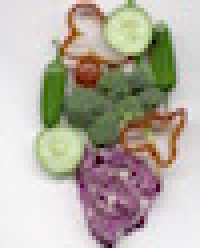
#> input picture HW3 Mean Shift/veggies_small.jpg, 50 x 62 px (shown 4 times larger)
$ jupyter execute homework3.ipynb   (shell and % lines are left out)
#> lines starting #> are read from the running program, lines starting #| are printed output that depends on the picture
## Homework 3: Mean Shift

**Due date:** November 12th 2019

The goal of the assignment is to implement the mean shift algorithm and use it for image segmentation. You should return the completed notebook, including answers and illustrations.

**Part 1: mean shift on synthetic data**

* Generate a synthetic dataset of 100 2D points, containing 60 points sampled from a Gaussian distribution of unit covariance centered in (0,0) and 40 points sampled from a Gaussian with unit covariance centered in (4,4). Visualize your data.
* Implement a function that computes $G(x) = g(\|x\|^2/h^2)$ where $x \in \mathbb R^d$, $h$ is a bandwidth parameter and $g$ is the negative derivative of the Gaussian kernel or of the Epanechnikov kernel (see eq. 5.36 in Szeliski).  Plot $G(x)$ for $d=1$.
* Implement a function `MS_step` that takes as input a starting point `x`, a set of data points `data`, and a bandwidth `h` and returns the updated position of the point `x` after one step of the mean-shift algorithm.
* Implement the function `MS_point` which iterates `MS_step` until convergence (i.e., when the estimate changes by less than a small constant). Test it on your synthetic data and visualize the results.
* Implement the full mean shift algorithm by iterating `MS_point` on all the points, and merging modes for which distance is less than some constant. It should return a list of the modes and a label (corresponding to a mode) for each point. Visualize your results.
* Modify the previous code by allowing for a "bandwidth vector" $h \in \mathbb R^d$ that defines a different scale for each dimension of the input (this is because for segmentation we will use a different bandwidth for space and color). Note that you should also modify the convergence and merging conditions to consider this non-isotropic scaling.
* Experiment with your code by changing the data distribution, the kernel, and and bandwidth vector.

**Part 2: mean shift for image segmentation**

* For image segmentation, we will use the "Lab" color space because it approximates the way humans perceive color better than RGB. Load the image `veggies_small.jpg`, and convert it to the Lab colorspace using the command `rgb2lab`. What is the range of the colorvalues in Lab?
* Convert the (N,M,3) image into an (NM,5) matrix incuding color and position information for each point (tip: use the `np.meshgrid` function). What do you think might be a good choice for a bandwidth vector $h$?
* Use your mean shift code from the previous section to compute a meaningful segmentation of the image. Visualize the results as an image by replacing the color values of the pixels associated with each mode by the color of the mode. You can also try our algorithm on other (small) images.

## Part 1

[cell 1]
import numpy as np
import matplotlib.pyplot as plt
from skimage.color import rgb2lab,lab2rgb

[cell 2]
data = np.vstack((np.random.multivariate_normal(mean=[0,0], cov=np.eye(2), size=60), \
              np.random.multivariate_normal(mean=[4,4], cov=np.eye(2), size=40)))

[cell 3]
plt.scatter(data[:, 0], data[:, 1])
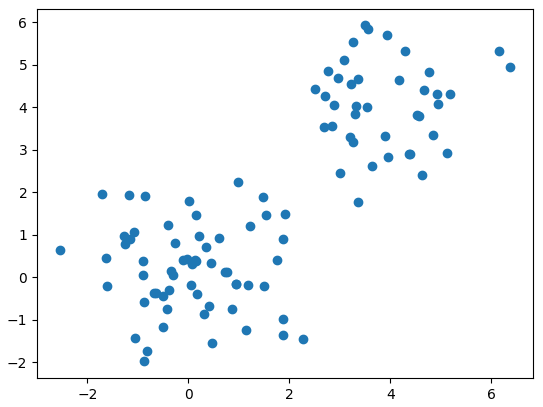
#> figure drawn by matplotlib, 1 panel

$K(t) = e^{\frac{-t}{2}}, K'(x) = -e^{\frac{t}{2}}/2$

[cell 4]
def G(x, h):
    if x.ndim == 1: # d=1
        return np.exp((-(x/h)**2)/2) / 2
    if x.ndim == 2: # d=2
        return np.exp((-np.linalg.norm(x/h, axis=1)**2)/2) / 2

[cell 5]
def MS_step(x, data, h, kernel):
    return (data*kernel(x-data, h).reshape(-1, 1)).sum(0) / kernel(x-data, h).sum(0)

[cell 6]
def MS_point(x, data, h, kernel, tol=1e-3):
#> called with x = array of shape (2,), data = array of shape (100, 2), h = 2, tol = 1e-06
    error = np.infty
    while error > tol:
        prev = x.copy()
        x = MS_step(x, data, h, kernel)
        error = np.linalg.norm(x-prev)
    return x

[cell 7]
start = data[1]
end = MS_point(start, data, h=2, kernel=G, tol=1e-6)

[cell 8]
plt.figure(figsize=(10, 10))
plt.scatter(data[:, 0], data[:, 1])
plt.scatter(*start, label="start")
plt.scatter(*end, label="end")
plt.annotate(text='', xy=start, xytext=end, arrowprops=dict(arrowstyle='<-'))
plt.legend()
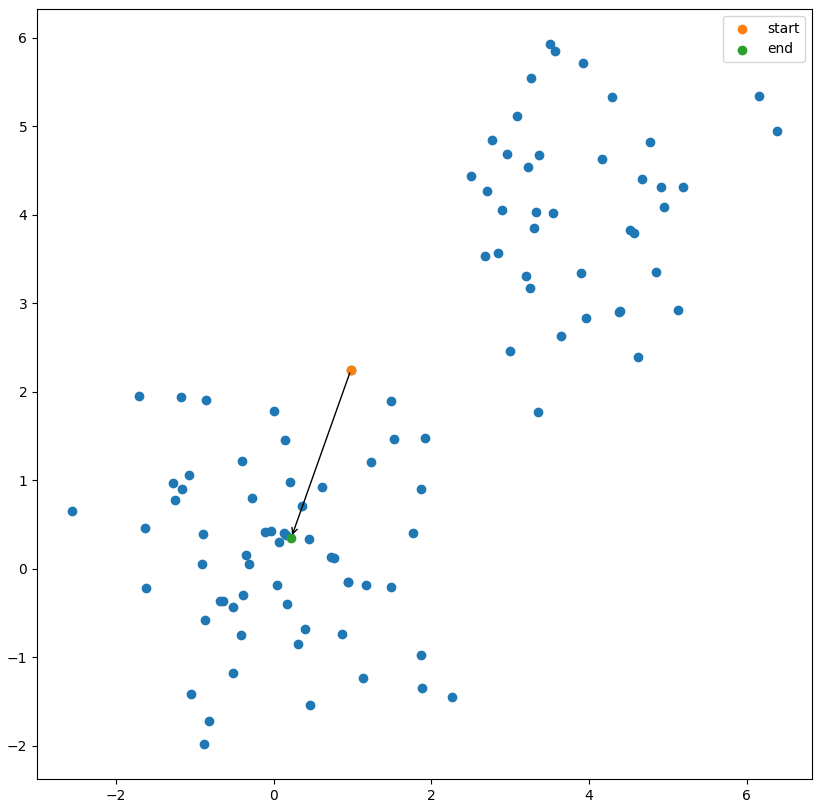
#> figure drawn by matplotlib, 1 panel

[cell 9]
from collections import defaultdict
from scipy.spatial.distance import pdist, squareform

[cell 10]
def MS_full(data, kernel, h=1, tol=1e-6, distance=1e-5):
#> called with data = array of shape (100, 2), h = 1, tol = 1e-06, distance = 1e-05
    flag = np.array([False for i in range(len(data))])
    labels = np.array([-1 for i in range(len(data))])
    ends = []
    count = 0
    modes = {}

    for point in data:
        start = point.copy()
        end = MS_point(start, data, h, kernel, tol=tol)
        ends.append(end)

    d = squareform(pdist(ends))
    for i, row in enumerate(d):
        if flag[i] == False:
            merge_idx = np.where(row < distance)
            flag[merge_idx] = True
            labels[merge_idx] = count
            modes[count] = np.asarray(ends)[merge_idx].mean(axis=0)
            count += 1
    assert flag.all()
    return modes, labels

[cell 11]
modes, labels = MS_full(data, kernel=G, h=1)
plt.figure(figsize=(10, 10))
for label, mode in modes.items():
    msk = labels == label
    plt.scatter(data[msk, 0], data[msk, 1], label="points belong to mode " +str(label))
    plt.scatter(*mode, label="mode "+str(label))
    plt.legend()

### change data distribution

[cell 12]
data = np.vstack((np.random.multivariate_normal(mean=[0,0], cov=np.eye(2), size=60), \
              np.random.multivariate_normal(mean=[2,2], cov=np.eye(2), size=40)))

[cell 13]
modes, labels = MS_full(data, kernel=G, h=0.5)
plt.figure(figsize=(10, 10))
for label, mode in modes.items():
    msk = labels == label
    plt.scatter(data[msk, 0], data[msk, 1], label="points belong to mode " +str(label))
    plt.scatter(*mode, label="mode "+str(label))
    plt.legend()
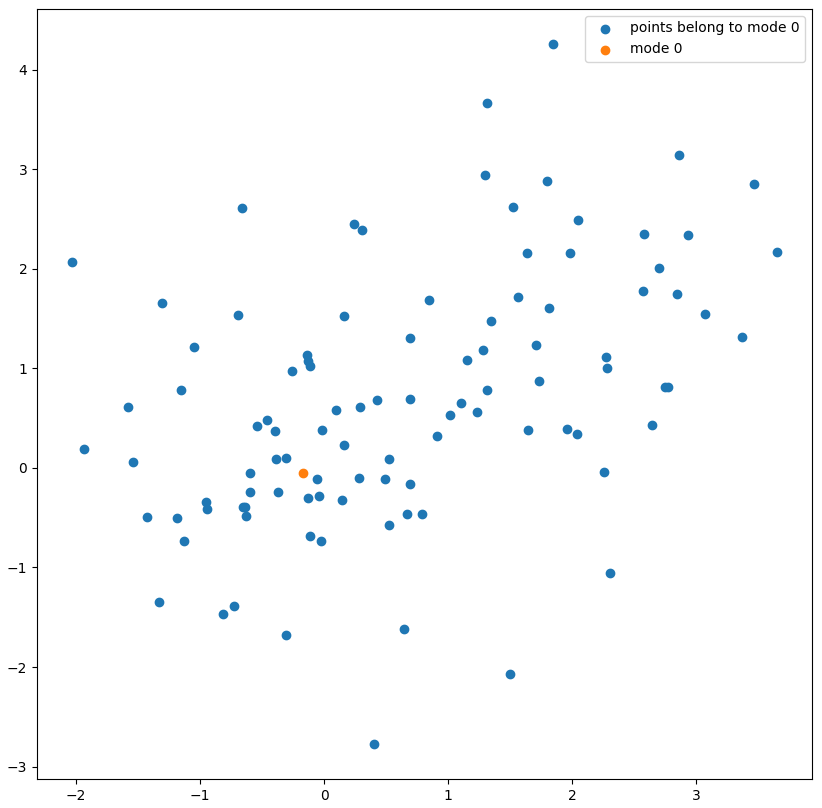
#> figure drawn by matplotlib, 1 panel

### change bandwidth

[cell 14]
modes, labels = MS_full(data, kernel=G, h=1)
plt.figure(figsize=(10, 10))
for label, mode in modes.items():
    msk = labels == label
    plt.scatter(data[msk, 0], data[msk, 1], label="points belong to mode " +str(label))
    plt.scatter(*mode, label="mode "+str(label))
    plt.legend()

### change kernel

[cell 15]
def E(x, h):
    res = np.zeros(x.shape[0])
    idx = np.linalg.norm(x/h, axis=1) ** 2 < 1
    res[idx] = 1
    return res

[cell 16]
data = np.vstack((np.random.multivariate_normal(mean=[0,0], cov=np.eye(2), size=60), \
              np.random.multivariate_normal(mean=[4,4], cov=np.eye(2), size=40)))

[cell 17]
modes, labels = MS_full(data, kernel=E, h=4.8)
plt.figure(figsize=(10, 10))
for label, mode in modes.items():
    msk = labels == label
    plt.scatter(data[msk, 0], data[msk, 1], label="points belong to mode " +str(label))
    plt.scatter(*mode, label="mode "+str(label))
    plt.legend()
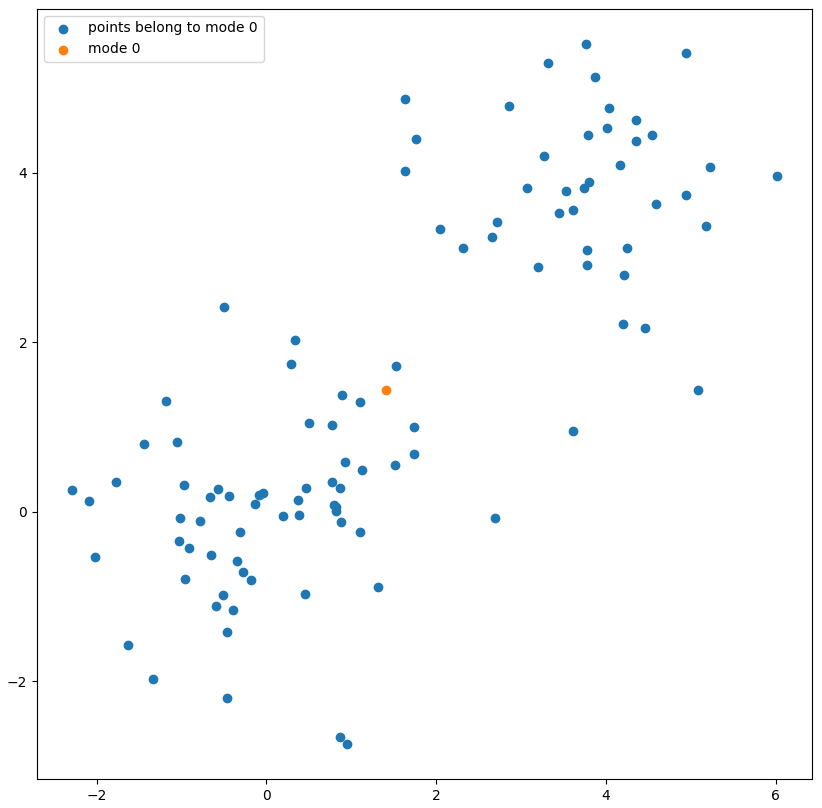
#> figure drawn by matplotlib, 1 panel

## Part 2

[cell 18]
plt.figure(figsize=(2, 2))
plt.imshow(plt.imread("veggies_small.jpg"))

[cell 19]
veggies = rgb2lab(plt.imread("veggies_small.jpg"))
#> veggies: shape (62, 50, 3) float64; mean of channels 0, 1, 2 71.4, 0.7, 7.4

[cell 20]
np.max(veggies.reshape(-1, 3), axis=0)
#> Out = [97.26, 38.36, 48.58]

[cell 21]
np.min(veggies.reshape(-1, 3), axis=0)
#> Out = [2.16, -34.02, -19.67]

L (0-100), a (-128-127), b (-128-127)

[cell 22]
xx, yy = np.meshgrid(np.arange(veggies.shape[0]), np.arange(veggies.shape[1]), indexing="ij")

[cell 23]
pairs = np.vstack([xx.reshape(-1), yy.reshape(-1)])

[cell 24]
pairs.T

[cell 25]
M = np.concatenate([veggies.reshape(-1, 3), pairs.T], axis=1)

[cell 26]
M.shape
#> Out = (3100, 5)

[cell 27]
M[130]
#> Out = [71.05, -13.42, 19.52, 2, 30]

[cell 28]
veggies[2, 30, :]
#> Out = [71.05, -13.42, 19.52]

### I decide to use bandwidth vector $h=[5,5,5,10,10]$ so that we pay more attention to the differences in lighting and color and less attention to the positional information.

[cell 29]
h = np.array([5, 5, 5, 10, 10])

[cell 30]
modes, labels = MS_full(data=M, kernel=G, h=h, tol=1e-5, distance=1e-5)
